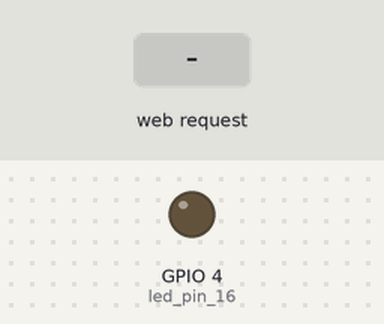
Simulated run of this sketch. Board: ESP8266 (NodeMCU). Shown: output pins drawn as LEDs (lit = HIGH). The inputs (shaded band) are chosen by the test bench. WiFi joins after 1.5 s; servers stay silent unless stated; what the sketch prints to the serial monitor is not drawn.

Above: at 2.8 s.
2.9 s: HTTP request GET /socket1On received
At 3.8 s:
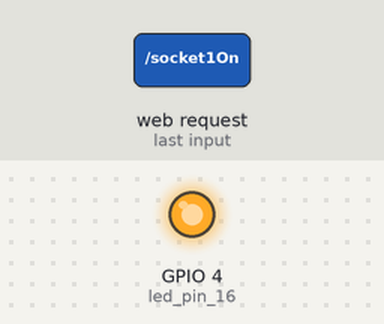
4.4 s: HTTP request GET /socket1Off received
At 4.9 s:
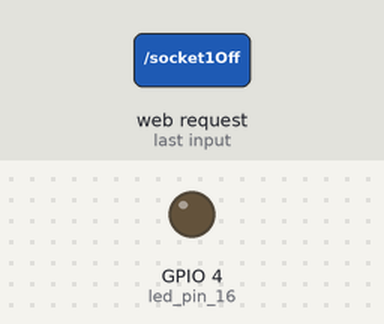
Timing chart, 0 to 7.4 s (numbered marks = the images above; inputs shaded):
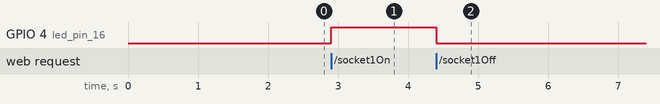

The sketch:

esp8266_server_example.ino
```cpp
#include <ESP8266WiFi.h>
#include <WiFiClient.h>
#include <ESP8266WebServer.h>
#include <ESP8266mDNS.h>

MDNSResponder mdns;

ESP8266WebServer server(80);
String webPage;
const char* ssid     = "*******";      //wifi name
const char* password = "*******";  //wifi password

void setup() {

  pinMode(4, OUTPUT);  //led pin 16

  webPage += "<h1>HOME AutoMation</h1><p>LED ";
  webPage += "<a href=\"socket1On\"><button>ON</button></a>&nbsp;";
  webPage += "<a href=\"socket1Off\"><button>OFF</button></a></p>";
  webPage += "<p>bright<a href=\"socket2On\"><button>ON</button></a>&nbsp;";
  webPage += "<a href=\"socket2Off\"><button>OFF</button></a></p>";

  Serial.begin(9600);
  delay(100);


  Serial.println();
  Serial.println();
  Serial.print("Connecting to ");
  Serial.println(ssid);

  WiFi.begin(ssid, password);

  while (WiFi.status() != WL_CONNECTED) {
    delay(500);
    Serial.print(".");
  }

  Serial.println("");
  Serial.println("WiFi connected");
  Serial.println("IP address: ");
  Serial.println(WiFi.localIP());

  if (mdns.begin("esp8266", WiFi.localIP()))
    Serial.println("MDNS responder started");

  server.on("/", [](){
    server.send(200, "text/html", webPage);
  });
  server.on("/socket1On", [](){
    server.send(200, "text/html", webPage);
    digitalWrite(4, HIGH);
    delay(10); //Turn On LED

    //int i=9;
    //Serial.write(i); // Using UART
  });
  server.on("/socket1Off", [](){
    server.send(200, "text/html", webPage);
    digitalWrite(4, LOW);
    delay(10); //Turn off LED

    //int a=0;
    //Serial.write(a); //Using UART
  });

  server.begin();
  Serial.println("HTTP server started");
}

void loop() {
  server.handleClient();
}
```

Measured:
- after the input at 2.9 s, GPIO 4 (led_pin_16): LOW → HIGH at once
- after the input at 4.4 s, GPIO 4 (led_pin_16): HIGH → LOW at once
